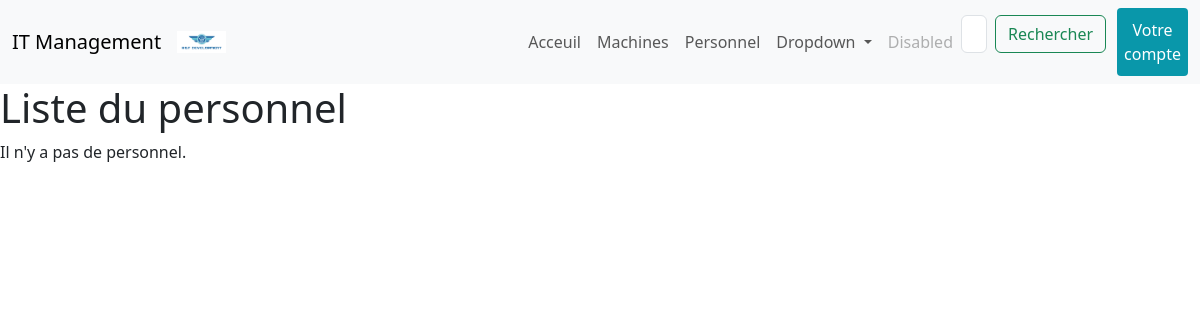
Before: /personnel/ with the older database file.
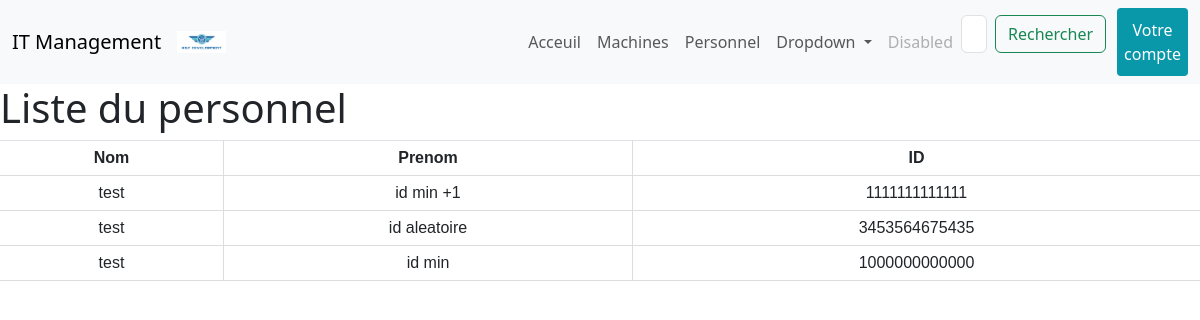
After: the same page with the newer database file.
### projetApp/models.py (models this page shows)
class Personnel(models.Model):
	id = models.PositiveIntegerField(
		primary_key = True,
		editable = True,
		validators=[MinValueValidator(1000000000000) , MaxValueValidator(9999999999999)],
		unique = True,
	)
	nom = models.CharField(
		max_length = 30
	)
	prenom = models.CharField(
		max_length = 30
	)

### projetApp/views.py (the view)
# urls.py: path('personnel/' , views.liste_personnel_view , name = 'personnel'),
def liste_personnel_view(request):
    personnel = Personnel.objects.all()
    context = {'personnel' : personnel}
    return render(request , 'templates/html/liste_personnel.html' , context)

### projetApp/templates/html/liste_personnel.html (shortened to what this page needs)
{% extends "index.html" %}
{% block content %}
    <h1>Liste du personnel</h1>
    {% if personnel %}
    <table class="table">
        <thead>
            <tr>
                <th>Nom</th>
                <th>Prenom</th>
                <th>ID</th>
            </tr>
        </thead>
        <tbody>
            {% for personnel in personnel %}
            <tr>
                <td>{{ personnel.nom }}</td>
                <td>{{ personnel.prenom }}</td>
                <td>{{ personnel.id }}</td>
            </tr>
            {% endfor %}
        </tbody>
    </table>
    {% else %}
        <p>Il n'y a pas de personnel.</p>
    {% endif %}
{% endblock %}

### projetApp/templates/index.html (shortened to what this page needs)
<!DOCTYPE html>
<html>
<head>
    {% load static %}
    <link rel="stylesheet" href="{% static 'css/bootstrap.min.css' %}">
    <link rel="stylesheet" href="{% static 'css/style.css' %}">
</head>
<header>
  <nav class="navbar navbar-expand-lg bg-body-tertiary">
    <div class="container-fluid">
      <a class="navbar-brand" href="{% url 'index' %}">IT Management</a>
      <a class="navbar-brand" href="{% url 'index' %}"><img src="{% static 'images/rtdev.png' %}" class="img-fluid" alt="Logo rtdev"></a>
      <div class="collapse navbar-collapse" id="navbarSupportedContent">
        <ul class="navbar-nav me-auto mb-2 mb-lg-0">
          <li class="nav-item">
            <a class="nav-link" href="{% url 'index' %}">Acceuil</a>
          </li>
          <li class="nav-item">
            <a class="nav-link" href="{% url 'machine' %}">Machines</a>
          </li>
          <li class="nav-item">
            <a class="nav-link" href="{% url 'personnel' %}">Personnel</a>
          </li>
          <li class="nav-item dropdown">
            <a class="nav-link dropdown-toggle" href="#" role="button" data-bs-toggle="dropdown" aria-expanded="false">
              Dropdown
            </a>
          </li>
          <li class="nav-item">
            <a class="nav-link disabled">Disabled</a>
          </li>
        </ul>
        <form class="d-flex" role="search">
          <input class="form-control me-2" type="search" placeholder="Entrez votre recherche" aria-label="Search">
          <button class="btn btn-outline-success" type="submit">Rechercher</button>
        </form>
          <a href="{% url 'compte' %}"><button class="button_compte">Votre compte</button></a>
      </div>
    </div>
  </nav>
</header>
<body>
  {% block content %}{% endblock %}
</body>
</html>

### projetApp/static/css/style.css (style rules this page uses)
.img-fluid { max-width: 15%; height: auto; }
table { width: 100%; border-collapse: collapse; font-family: Arial, sans-serif; border-top: 1px solid #ddd; }
table th, table td { padding: 8px; text-align: center; border-bottom: 1px solid #ddd; border-right: 1px solid #ddd; }
table th { background-color: #f2f2f2; }
table th:last-child, table td:last-child { border-right: none; }
.button_compte { background-color: #0997aa; color: white; padding: 10px 7px; font-size: 16px; border: none; margin-left: 11px; cursor: pointer; border-radius: 4px; }

Changed rows visible on the page:
added Personnel: nom "test", prenom "id min +1", id "1111111111111"
added Personnel: nom "test", prenom "id aleatoire", id "3453564675435"
added Personnel: nom "test", prenom "id min", id "1000000000000"
Other visible differences:
text no longer shown: "Il n'y a pas de personnel."
text now shown: "Nom Prenom ID"
